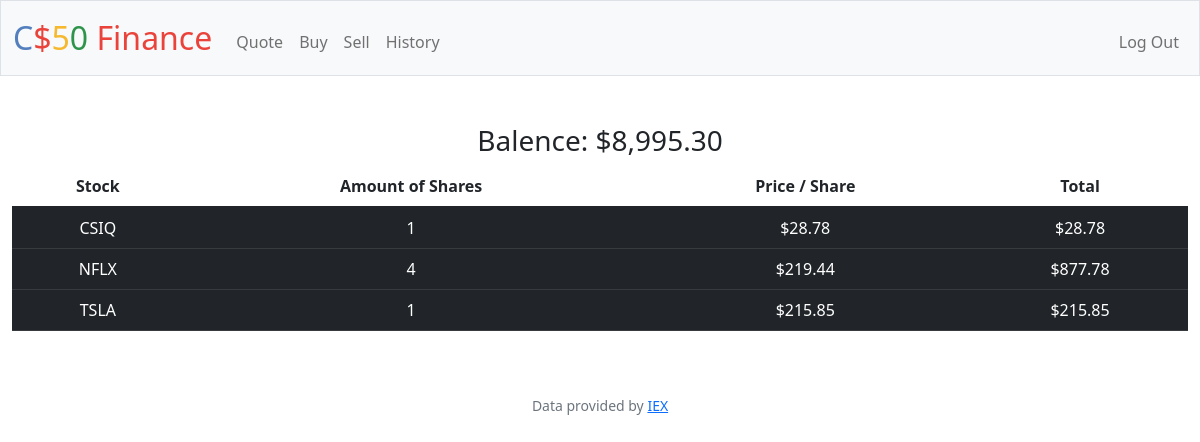
Page / (signed in) on the earlier database version.
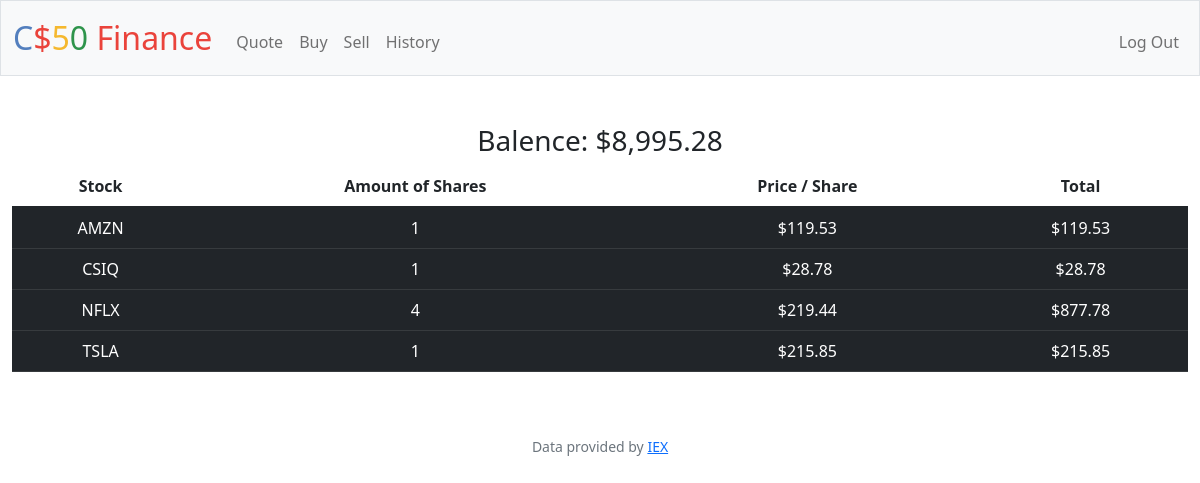
Same page on the later database version.
### tables this page shows
CREATE TABLE 'Purchases' ('symbol' TEXT, 'shares' INTEGER, 'price' REAL, 'id'  INTEGER PRIMARY KEY  , 'user_id' INTEGER, 'type' TEXT);

### app.py (the view)
@app.route("/")
@login_required
def index():
    user_id = session["user_id"]
    purchases_db = db.execute("SELECT symbol, SUM(SHARES) AS shares, price FROM purchases WHERE user_id = ? AND shares >= 1 AND type = 'BUY' GROUP BY symbol", user_id)
    total = db.execute("SELECT SUM(price) AS total FROM purchases WHERE user_id = ?", user_id)
    total = total[0]['total']
    cash_db = db.execute("SELECT cash FROM users WHERE id = ?", user_id)
    cash = usd(cash_db[0]["cash"])
    return render_template("index.html", database=purchases_db, cash=cash, total=total)

### app.py (called while the page is built)
@app.after_request
def after_request(response):
    response.headers["Cache-Control"] = "no-cache, no-store, must-revalidate"
    response.headers["Expires"] = 0
    response.headers["Pragma"] = "no-cache"
    return response

### helpers.py (called while the page is built)
def login_required(f):
    @wraps(f)
    def decorated_function(*args, **kwargs):
        if session.get("user_id") is None:
            return redirect("/login")
        return f(*args, **kwargs)
    return decorated_function

def usd(value):
    return f"${value:,.2f}"

### templates/index.html (shortened to what this page needs)
{% extends "layout.html" %}
{% block main %}
<h3>Balence: {{ cash }} </h3>
<div class="section" >
 <table class="table table-striped-columns">
    <thead>
        <tr>
            <th scope="col">Stock</th>
            <th cope="col">Amount of Shares</th>
            <th scope="col">Price / Share</th>
            <th scope="col">Total</th>
        </tr>
    </thead>
    <tbody>
        {% for row in database %}
        <tr class="table-dark">
            <td class="table-dark"> {{ row["symbol"] }} </td>
            <td class="table-dark"> {{ row["shares"] }} </td>
            <td class="table-dark"> {{ row["price"] | usd }} </td>
            <td class="table-dark"> {{ (row["shares"] * row["price"]) | usd }} </td>
          </tr>
        {% endfor %}
    </tbody>
    </table>
 </div>
{% endblock %}

Differences in the rows shown:
added Purchases: symbol "AMZN", shares "1", price "$119.53", (row['shares']*row['price'])|usd "$119.53"
Other differences:
{{ cash }}: "$8,995.30" → "$8,995.28"
